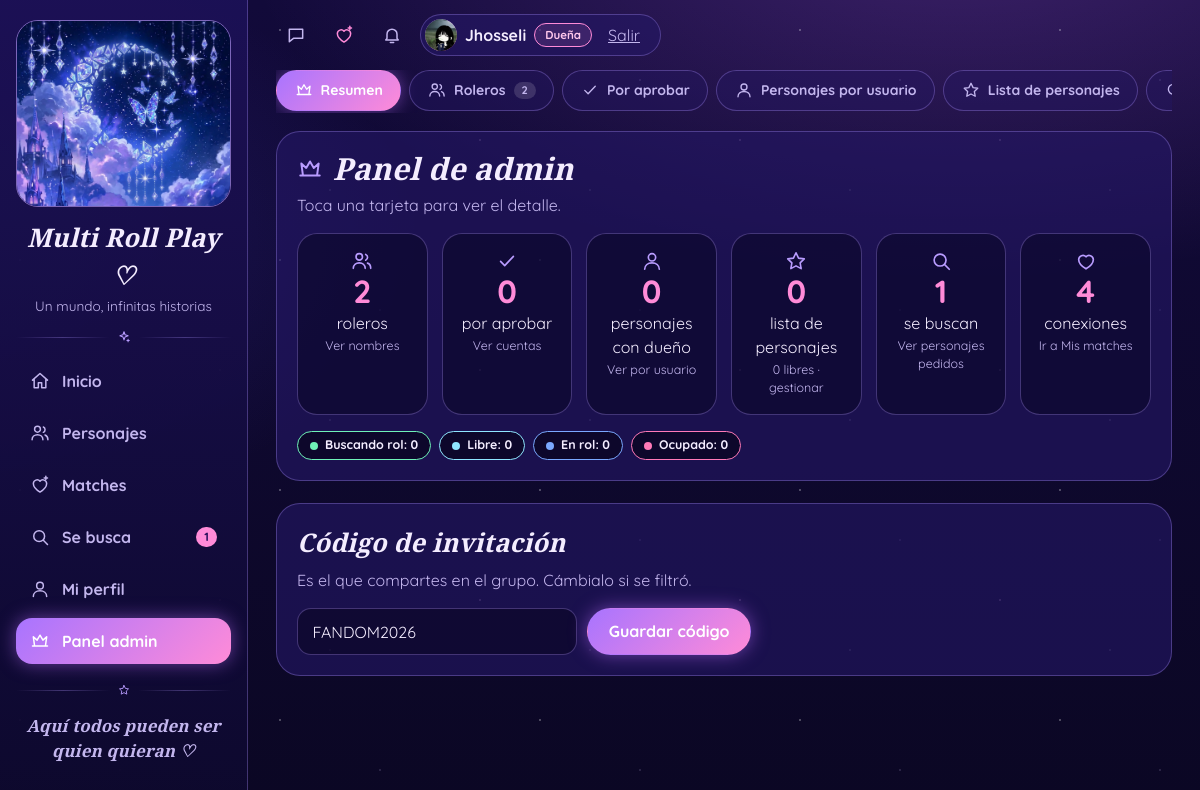
The app's page /admin (signed in) with its own data.
### app.py (models this page shows)
class Usuario(UserMixin, db.Model):
    id = db.Column(db.Integer, primary_key=True)
    username = db.Column(db.String(80), unique=True, nullable=False)
    password_hash = db.Column(db.String(200), nullable=False)
    role = db.Column(db.String(20), default='user')       # 'user', 'admin', 'owner' (dueña) o 'creator' (creadora)
    puntos = db.Column(db.Integer, default=0)
    is_approved = db.Column(db.Boolean, default=False)         # lo aprueba un admin
    foto_url = db.Column(db.String(300), nullable=True)        # foto de perfil
    bio = db.Column(db.String(300), nullable=True)             # presentación breve
    personajes = db.relationship('Personaje', backref='dueno', lazy=True, cascade='save-update, merge')
    solicitudes = db.relationship('Solicitud', backref='autor', lazy=True,
                                  cascade='all, delete-orphan')
    @property
    def es_dueno(self):          # nivel máximo: la dueña del grupo y la creadora tienen los mismos permisos
        return self.role in ('owner', 'creator')
    @property
    def es_admin(self):          # el nivel máximo también tiene poderes de admin
        return self.role in ('admin', 'owner', 'creator')
    @property
    def etiqueta_rol(self):
        return ('Creadora' if self.role == 'creator' else 'Dueña' if self.role == 'owner'
                else 'Admin' if self.es_admin else 'Rolero')

### app.py (the view)
@app.route('/admin')
@admin_required
def admin():
    return render_template('admin.html', stats=datos_admin(), codigo=codigo_invitacion(), activa='resumen')

### app.py (called while the page is built)
@login_manager.user_loader
def load_user(user_id):
    return db.session.get(Usuario, int(user_id))

def listar_pistas():
    carpeta = os.path.join(BASE_DIR, 'static', 'audio')
    try:
        nombres = sorted(f for f in os.listdir(carpeta) if f.lower().endswith(('.mp3', '.ogg', '.m4a', '.wav')))
    except OSError:
        nombres = []
    pistas = []
    for f in nombres:
        titulo = re.sub(r'^\d+[_\-\s]*', '', os.path.splitext(f)[0]).replace('_', ' ').strip()
        pistas.append({'archivo': url_for('static', filename='audio/' + f), 'titulo': titulo.capitalize() or f})
    return pistas

def avatar(usuario, clase=''):
    if usuario is not None and getattr(usuario, 'foto_url', None):
        return Markup('<img class="avatar %s" src="%s" alt="" loading="lazy">') % (clase, usuario.foto_url)
    inicial = (getattr(usuario, 'username', '?') or '?')[0].upper()
    return Markup('<span class="avatar %s">%s</span>') % (clase, inicial)

def codigo_invitacion():
    aj = db.session.get(Ajuste, 'codigo_invitacion')
    return aj.valor if aj else CODIGO_POR_DEFECTO

def admin_required(f):
    from functools import wraps
    @wraps(f)
    @login_required
    def envoltura(*args, **kwargs):
        if not current_user.es_admin:
            abort(403)
        return f(*args, **kwargs)
    return envoltura

def csrf_token():
    if '_csrf' not in session:
        session['_csrf'] = secrets.token_hex(16)
    return session['_csrf']

@app.before_request
def proteger_csrf():
    if request.method == 'POST':
        enviado = request.form.get('_csrf') or request.headers.get('X-CSRF-Token', '')
        if not hmac.compare_digest(session.get('_csrf', '').encode(), enviado.encode()):
            abort(400)

def datos_admin():
    total = Personaje.query.count()
    libres = Personaje.query.filter(Personaje.usuario_id.is_(None)).count()
    return {
        'usuarios': Usuario.query.filter_by(is_approved=True).count(),
        'pendientes': Usuario.query.filter_by(is_approved=False).count(),
        'personajes': total - libres, 'catalogo': total, 'libres': libres,
        'busquedas': Solicitud.query.filter_by(estado=SE_BUSCA).count(),
        'conexiones': Match.query.filter_by(estado='match').count(),
        'por_estado': {e: Personaje.query.filter(Personaje.usuario_id.isnot(None), Personaje.estado_rol == e).count()
                       for e, _ in ESTADOS},
    }

### templates/admin.html (shortened to what this page needs)
{% extends "base.html" %}
{% block content %}
{% include "_tabs_admin.html" %}
<section class="panel seccion">
  <h1 class="titulo-seccion cursivo" style="margin-bottom:6px">{{ ico('crown', 26) }}Panel de admin</h1>
  <p class="suave" style="margin-top:0">Toca una tarjeta para ver el detalle.</p>
  <div class="stats">
    <a class="stat stat-link" href="{{ url_for('admin_roleros') }}">{{ ico('users', 22) }}<b>{{ stats.usuarios }}</b>roleros<small>Ver nombres</small></a>
    <a class="stat stat-link {{ 'stat-alerta' if stats.pendientes }}" href="{{ url_for('admin_pendientes') }}">{{ ico('check', 22) }}<b>{{ stats.pendientes }}</b>por aprobar<small>Ver cuentas</small></a>
    <a class="stat stat-link" href="{{ url_for('admin_personajes') }}">{{ ico('user', 22) }}<b>{{ stats.personajes }}</b>personajes con dueño<small>Ver por usuario</small></a>
    <a class="stat stat-link" href="{{ url_for('admin_lista') }}">{{ ico('star', 22) }}<b>{{ stats.catalogo }}</b>lista de personajes<small>{{ stats.libres }} libres · gestionar</small></a>
    <a class="stat stat-link" href="{{ url_for('admin_busquedas') }}">{{ ico('search', 22) }}<b>{{ stats.busquedas }}</b>se buscan<small>Ver personajes pedidos</small></a>
    <a class="stat stat-link" href="{{ url_for('matches') }}">{{ ico('heart', 22) }}<b>{{ stats.conexiones }}</b>conexiones<small>Ir a Mis matches</small></a>
  </div>
  <div class="chips" style="margin-top:16px">
    {% for etiqueta, clase in ESTADOS %}
      <span class="estado estado-{{ clase }}">{{ etiqueta }}: {{ stats.por_estado[etiqueta] }}</span>
    {% endfor %}
  </div>
</section>
<section class="panel">
  <h2 class="cursivo" style="font-size:1.6rem;margin:0 0 6px">Código de invitación</h2>
  <p class="suave" style="margin-top:0">Es el que compartes en el grupo. Cámbialo si se filtró.</p>
  <form method="post" action="{{ url_for('admin_codigo') }}" class="fila-botones">
    <input class="campo" style="max-width:280px" name="codigo" value="{{ codigo }}" required minlength="4" aria-label="Código de invitación">
    <button class="btn btn-neon">Guardar código</button>
  </form>
</section>
{% endblock %}

### templates/base.html (shortened to what this page needs)
<!DOCTYPE html>
<html lang="es">
<head>
  <link rel="stylesheet" href="{{ url_for('static', filename='css/style.css') }}">
</head>
<body data-csrf="{{ csrf_token() }}">
{% set ep = request.endpoint %}
<div class="app">
  <aside id="menu" class="sidebar">
    <a href="{{ url_for('home') }}" class="logo-marco" aria-label="Inicio">
      <img src="{{ url_for('static', filename='img/logo.jpg') }}" alt="">
    </a>
    <div class="text-center mt-3">
      <div class="cursivo marca-nombre">{{ NOMBRE_SITIO }} ♡</div>
      <div class="suave" style="font-size:.85rem">{{ LEMA_SITIO }}</div>
    </div>
    <div class="divisor">{{ ico('sparkle', 14) }}</div>
    <nav>
      <a class="nav-link {{ 'activo' if ep == 'home' }}" href="{{ url_for('home') }}">{{ ico('home') }}Inicio</a>
      {% if current_user.is_authenticated %}
      <a class="nav-link {{ 'activo' if ep in ('personajes', 'personaje') }}" href="{{ url_for('personajes') }}">{{ ico('users') }}Personajes</a>
      <a class="nav-link {{ 'activo' if ep in ('descubrir', 'matches', 'conexiones', 'chat') }}" href="{{ url_for('matches') if matches_nuevos else url_for('descubrir') }}">{{ ico('heart-spark') }}Matches
        {% if matches_nuevos %}<span class="contador">{{ matches_nuevos }}</span>{% endif %}</a>
      <a class="nav-link {{ 'activo' if ep == 'solicitados' }}" href="{{ url_for('solicitados') }}">{{ ico('search') }}Se busca
        {% if busquedas_abiertas %}<span class="contador">{{ busquedas_abiertas }}</span>{% endif %}</a>
      <a class="nav-link {{ 'activo' if ep in ('profile', 'perfil_usuario', 'personaje_nuevo', 'personaje_editar') }}" href="{{ url_for('profile') }}">{{ ico('user') }}Mi perfil</a>
      {% if current_user.es_admin %}
      <a class="nav-link {{ 'activo' if ep == 'admin' }}" href="{{ url_for('admin') }}">{{ ico('crown') }}Panel admin</a>
      {% endif %}
      {% else %}
      <a class="nav-link {{ 'activo' if ep == 'login' }}" href="{{ url_for('login') }}">{{ ico('user') }}Entrar</a>
      <a class="nav-link {{ 'activo' if ep == 'register' }}" href="{{ url_for('register') }}">{{ ico('sparkle') }}Registrarse</a>
      {% endif %}
    </nav>
    <div style="margin-top:auto">
      <div class="divisor">{{ ico('star', 12) }}</div>
      <p class="suave text-center cursivo" style="font-size:1.05rem">Aquí todos pueden ser quien quieran ♡</p>
    </div>
  </aside>
  <div class="contenido">
    <header class="topbar">
      {% set pistas = listar_pistas() %}
      {% if current_user.is_authenticated %}
        <button type="button" class="icono-btn" id="chat-btn" aria-label="Mensajes{% if chat_sin_leer %} ({{ chat_sin_leer }} sin leer){% endif %}" title="Mensajes" aria-controls="chat-dock" aria-expanded="false">
          {{ ico('message', 20) }}<span class="contador contador-btn" id="chat-contador" {% if not chat_sin_leer %}hidden{% endif %}>{{ chat_sin_leer }}</span></button>
        <a href="{{ url_for('matches') }}" class="icono-btn corazon" aria-label="Matches{% if matches_nuevos %} ({{ matches_nuevos }} nuevos){% endif %}" title="Matches">
          {{ ico('heart-spark', 20) }}{% if matches_nuevos %}<span class="punto"></span>{% endif %}</a>
        <a href="{{ url_for('conexiones') }}" class="icono-btn" aria-label="Solicitudes{% if solicitudes_pendientes %} ({{ solicitudes_pendientes }} nuevas){% endif %}" title="Solicitudes">
          {{ ico('bell', 20) }}{% if solicitudes_pendientes %}<span class="punto"></span>{% endif %}</a>
        <div class="pastilla-usuario">
          <a href="{{ url_for('profile') }}" class="pastilla-perfil" aria-label="Mi perfil">
            {{ avatar(current_user, 'avatar-sm') }}
            <span class="pastilla-nombre">{{ current_user.username }}</span>
            {% if current_user.es_admin %}<span class="insignia {{ 'insignia-dueno' if current_user.es_dueno else 'insignia-admin' }}">{{ current_user.etiqueta_rol }}</span>{% endif %}
          </a>
          <form method="post" action="{{ url_for('logout') }}" style="display:inline">
            <button class="enlace-salir">Salir</button>
          </form>
        </div>
      {% endif %}
    </header>
    <main>
      {% block content %}{% endblock %}
    </main>
  </div>
</div>
</body>
</html>

### records on screen
Usuario: foto_url (picture), username "Jhosseli", etiqueta_rol "Dueña"

### other values on screen
{{ NOMBRE_SITIO }} "Multi Roll Play"
{{ LEMA_SITIO }} "Un mundo, infinitas historias"
{{ busquedas_abiertas }} "1"
{{ stats.usuarios }} "2"
{{ stats.pendientes }} "0"
{{ stats.personajes }} "0"
{{ stats.catalogo }} "0"
{{ stats.libres }} "0"
{{ stats.busquedas }} "1"
{{ stats.conexiones }} "4"
{{ etiqueta }} "Buscando rol" "Libre" "En rol" "Ocupado"
{{ stats.por_estado[etiqueta] }} "0" "0" "0" "0"
